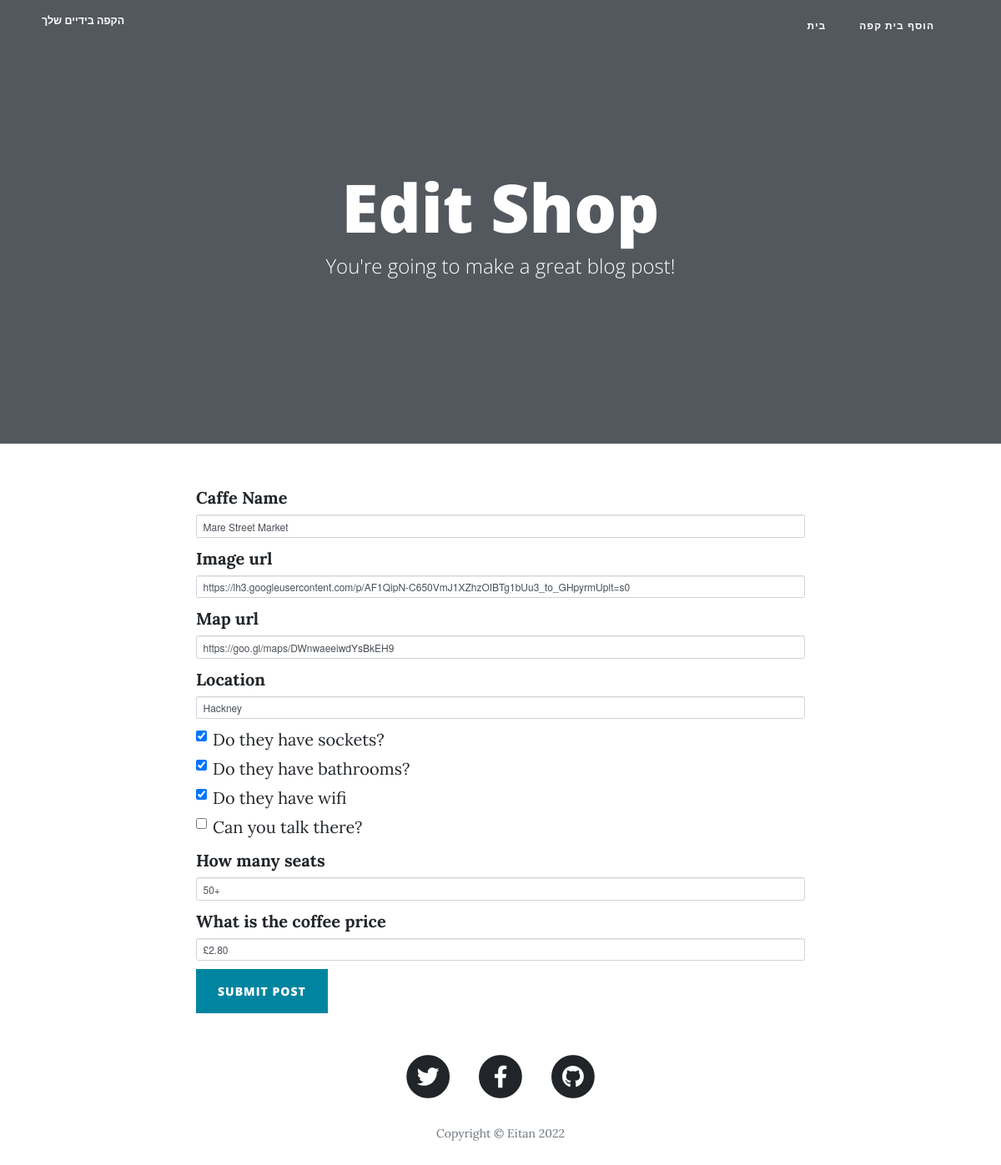
/edit_shop/6, run on the app's committed database.
### main.py (models this page shows)
class CafeShops(db.Model):
    __tablename__ = "cafe"
    id = db.Column(db.Integer, primary_key=True)
    name = db.Column(db.String(250), unique=True, nullable=False)
    img_url = db.Column(db.String(250), nullable=False)
    map_url = db.Column(db.String(250), nullable=False)
    location = db.Column(db.String(250), nullable=False)
    has_sockets = db.Column(db.Boolean, nullable=False)
    has_toilet = db.Column(db.Boolean, nullable=False)
    has_wifi = db.Column(db.Boolean, nullable=False)
    can_take_calls = db.Column(db.Boolean, nullable=False)
    seats = db.Column(db.String(250), nullable=False)
    coffee_price = db.Column(db.String(250), nullable=False)

### main.py (the view, shortened to what this page needs)
@app.route("/edit_shop/<int:shop_id>", methods=["GET", "POST"])
def edit_shop(shop_id):
    shop = CafeShops.query.get(shop_id)
    edit_form = CreatePostForm(
        name=shop.name,
        img_url=shop.img_url,
        map_url=shop.map_url,
        location=shop.location,
        has_sockets=shop.has_sockets,
        has_toilet=shop.has_toilet,
        has_wifi=shop.has_wifi,
        can_take_calls=shop.can_take_calls,
        seats=shop.seats,
        coffee_price=shop.coffee_price,
    )
    return render_template("new_shop.html", is_edit=True, form=edit_form, now=now)

### main.py
class CreatePostForm(FlaskForm):
    name = StringField("Caffe Name", validators=[DataRequired()])
    img_url = StringField("Image url", validators=[DataRequired()])
    map_url = StringField("Map url", validators=[DataRequired()])
    location = StringField("Location", validators=[DataRequired()])
    has_sockets = BooleanField("Do they have sockets?")
    has_toilet = BooleanField("Do they have bathrooms?")
    has_wifi = BooleanField("Do they have wifi")
    can_take_calls = BooleanField("Can you talk there?")
    seats = StringField("How many seats", validators=[DataRequired()])
    coffee_price = StringField("What is the coffee price", validators=[DataRequired()])
    submit = SubmitField("Submit Post")

### templates/new_shop.html (shortened to what this page needs)
{% extends 'bootstrap/base.html' %}
{% import "bootstrap/wtf.html" as wtf %}
{% block content %}
{% include "header.html" %}
  <header class="masthead" style="background-image: none">
    <div class="overlay"></div>
    <div class="container">
      <div class="row">
        <div class="col-lg-8 col-md-10 mx-auto">
          <div class="page-heading">
            {% if is_edit: %}
              <h1>Edit Shop</h1>
            {% else: %}
              <h1>New Caffe shop</h1>
            {% endif %}
            <span class="subheading">You're going to make a great blog post!</span>
          </div>
        </div>
      </div>
    </div>
  </header>
  <div class="container">
    <div class="row">
      <div class="col-lg-8 col-md-10 mx-auto">
        {{ wtf.quick_form(form, novalidate=True, button_map={'submit': 'primary'}) }}
      </div>
    </div>
  </div>
{% include "footer.html" %}
{% endblock %}

### data on the page
CafeShops: name "Mare Street Market", img_url "https://lh3.googleusercontent.com/p/AF1QipN-C650VmJ1XZhzOIBTg1bUu3_to_GHpyrmUplt=s0", map_url "https://goo.gl/maps/DWnwaeeiwdYsBkEH9", location "Hackney", has_sockets "☑", has_toilet "☑", has_wifi "☑", seats "50+", coffee_price "£2.80"

### other printed values
{{ now.year }} "2022"
